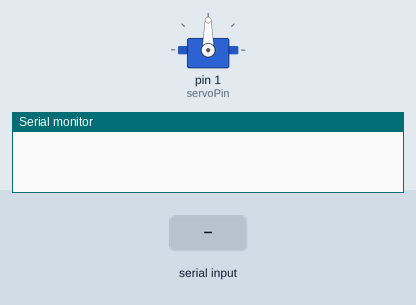
The sketch below on a simulated Arduino Uno, built with avr-gcc and run on an emulated ATmega328P. Parts: servo, the last lines printed to the serial monitor. The inputs (shaded band) are chosen by the test bench.

Above: at 1.2 s.
1.3 s: "1" received over Serial
At 1.45 s:
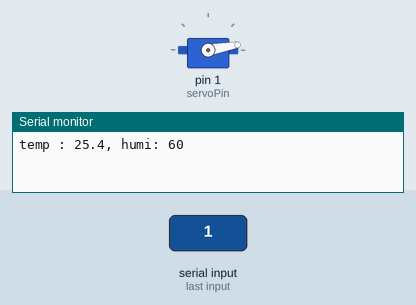
At 3.2 s:
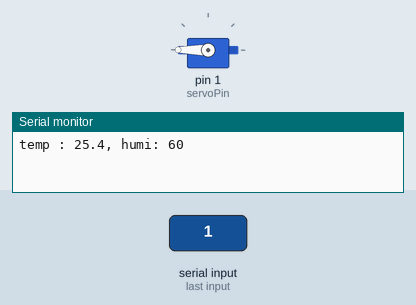
4.3 s: "2" received over Serial
At 4.45 s:
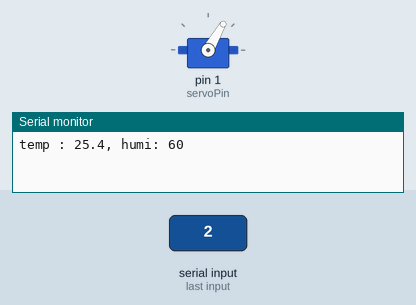
Timing chart, 0 to 8.5 s (numbered marks = the images above; inputs shaded):
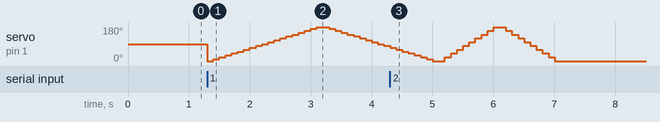

The sketch:

ArduinoTest.ino
```cpp
#include <Servo.h>                                  // Servo 라이브러리 헥사 선언

Servo myservo;                                        // 서보모터 선언

int pos = 0;                                               // 모터 위치를 확인하기 위해 변수를 선언
int servoPin = 1;                                       // 모터 제어를 위해 1번핀(PWM) 으로 선언

void setup() {

     pinMode (servoPin, OUTPUT);           // 모터 제어핀을 출력으로 설정
     myservo.attach(1);                                // 모터의 신호선을 1번핀에 연결
     Serial.begin(9600);
}

void loop() {
  // 서보모터를 0도~180도까지 돌려보기 위해 for문을 사용합니다 (for문은 조건이 맞다면 무한반복이   가능합니다)

 if(Serial.available())
 {
   int input = Serial.read();

   if(input == '1')
   {
     Serial.print("temp : 25.4, humi: 60\n");
        for (pos = 0; pos <= 180; pos +=10)    // 위에 변수를 선언한 pos는 0, 180도보다 작다면 , 1도씩 더하고
    {
    myservo.write(pos);                            // 서보모터를 pos 각도로 움직여라
    delay(100);                                         // 0.1초의 딜레이 ( 1초 = 1000 )
    }

    for (pos = 180; pos >= 0; pos -=10)    // pos가 180이면, 0도보다 크다면 , 1도씩 빼라
    {

    myservo.write(pos);                           // 서보모터를 pos 각도로 움직여라
    delay(100);                                        // 0.1초의 딜레이 ( 1초 = 1000 )

    }
   }
else if(input == '2')
{
  Serial.print("temp : 20.1, humi: 57\n");
     for (pos = 0; pos <= 180; pos +=20)    // 위에 변수를 선언한 pos는 0, 180도보다 작다면 , 1도씩 더하고

    {
    myservo.write(pos);                            // 서보모터를 pos 각도로 움직여라
    delay(100);                                         // 0.1초의 딜레이 ( 1초 = 1000 )
    }

    for (pos = 180; pos >= 0; pos -=20)    // pos가 180이면, 0도보다 크다면 , 1도씩 빼라

    {

    myservo.write(pos);                           // 서보모터를 pos 각도로 움직여라

    delay(100);                                        // 0.1초의 딜레이 ( 1초 = 1000 )

    }
}

else if(input == '3')
{
  Serial.print("temp : 17, humi: 54\n");
     for (pos = 0; pos <= 180; pos +=45)    // 위에 변수를 선언한 pos는 0, 180도보다 작다면 , 1도씩 더하고

    {
    myservo.write(pos);                            // 서보모터를 pos 각도로 움직여라
    delay(100);                                         // 0.1초의 딜레이 ( 1초 = 1000 )
    }

    for (pos = 180; pos >= 0; pos -=45)    // pos가 180이면, 0도보다 크다면 , 1도씩 빼라

    {

    myservo.write(pos);                           // 서보모터를 pos 각도로 움직여라

    delay(100);                                        // 0.1초의 딜레이 ( 1초 = 1000 )

    }
}


 }

}
```

Measured:
- after the input at 1.3 s, servo on pin 1 (servoPin): 90° → 0° at once, → 10° 0.10 s later, → 20° 0.10 s later, → 30° 0.10 s later, … (29 changes in this stretch)
